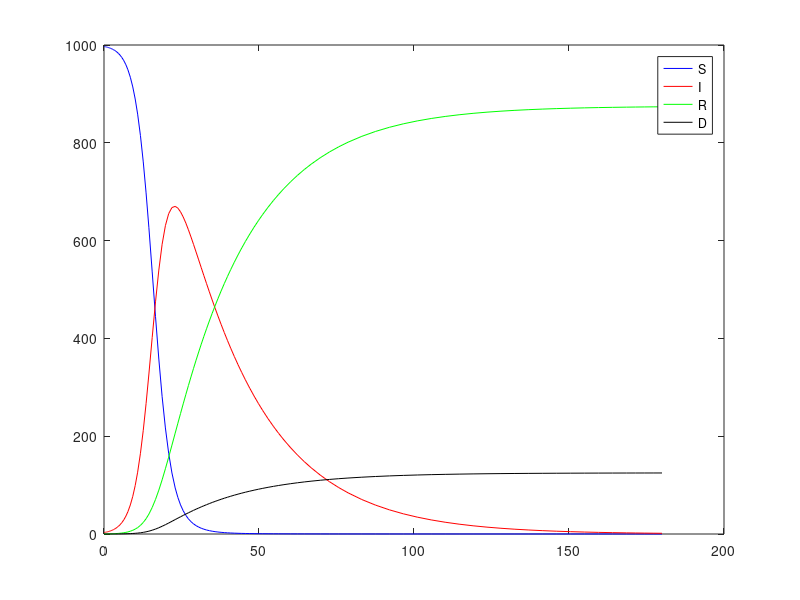

The MATLAB source for this figure:
clear all; clc; format long;

tspan = [0 180];
pop = 1000;
beta = 0.4;
alpha = 0.035;
gamma = 0.005;

F = @(t, Y) [
    -(beta/pop) * Y(2) * Y(1); 
    (beta/pop) * Y(2) * Y(1) - alpha * Y(2) - gamma * Y(2); 
    alpha * Y(2); 
    gamma * Y(2)
];

Y0 = [997; 3; 0; 0];

[t, y] = ode45(F, tspan, Y0);

S = y(:,1); 
I = y(:,2);
R = y(:,3);
D = y(:,4);

plot(t, S, 'b')
hold on
plot(t, I, 'r')
plot(t, R, 'g')
plot(t, D, 'k')

legend('S', 'I', 'R', 'D')
